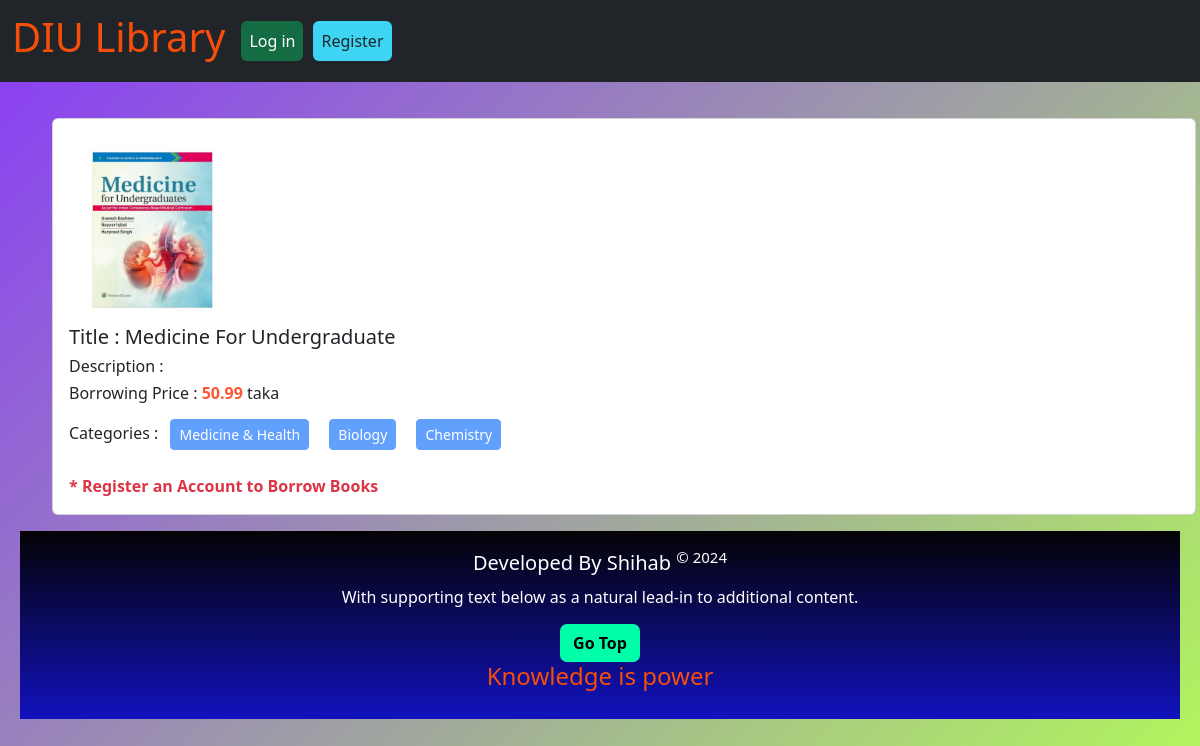
The page /books/details/4/ on the database its author committed.
### Books/models.py (models this page shows, shortened)
class Book(models.Model):
    category = models.ManyToManyField(Category)
    title = models.CharField(max_length=100)
    description = models.TextField(max_length=300)
    image = models.ImageField(upload_to='books/', blank=True, null=True)
    borrowing_users = models.ManyToManyField(User, related_name='borrow_history',blank=True)
    price = models.DecimalField(max_digits=4 , decimal_places= 2,default=0)

### Categories/models.py (models this page shows, shortened)
class Category(models.Model):
    category = models.CharField(max_length=100)
    slug = models.SlugField(max_length=100,null=True,blank=True,unique=True)

### Books/views.py (the view)
# urls.py: path('details/<int:id>/', BookDetailView.as_view(), name='Book_Details')
class BookDetailView(DetailView):
    model = Book
    pk_url_kwarg = 'id'
    template_name = 'bookDetails.html'
    context_object_name = 'book'

### Books/templates/bookDetails.html
{% extends "base.html" %}
{% load crispy_forms_tags %}
{% block content %}
<div class="m-3 col-12">
    <div class="col-12 m-2">
        <div class="card mx-2">
            <div class="card-body">
                <img src="{{book.image.url }}" class="card-img-top" alt="book image" style="width:15%;">
                <h5>Title : {{book.title}}</h5>
                <h6>Description : {{book.Description}}</h6>
                <h6>Borrowing Price : <b style="color:#FF5733">{{book.price}}</b> taka</h6>
                <p>
                Categories :
                {% for c in book.category.all %}
                <button class="btn btn-primary btn-sm m-2" disabled >{{c.category}} </button>
                {%endfor%}
                </p>
            {%if user.is_authenticated%}
            <a class="btn btn-warning mx-2" href="{%url 'borrow' book.id %}">Borrow Now</a>
            {%else%}
                <strong class="text-danger"> * Register an Account to Borrow Books</strong>
            {%endif%}
            </div>
        </div>
    </div>
{% endblock %}

### static/css/style.css (style rules this page uses)
html, body { height: auto !important; margin: 0; }
body { background:linear-gradient(-45deg, rgb(178, 250, 89),rgb(137, 57, 249)); background-repeat: no-repeat; }

### rows shown on the page
Book: image (picture), title "Medicine For Undergraduate", price "50.99"
Category: category "Medicine & Health"
Category: category "Biology"
Category: category "Chemistry"
